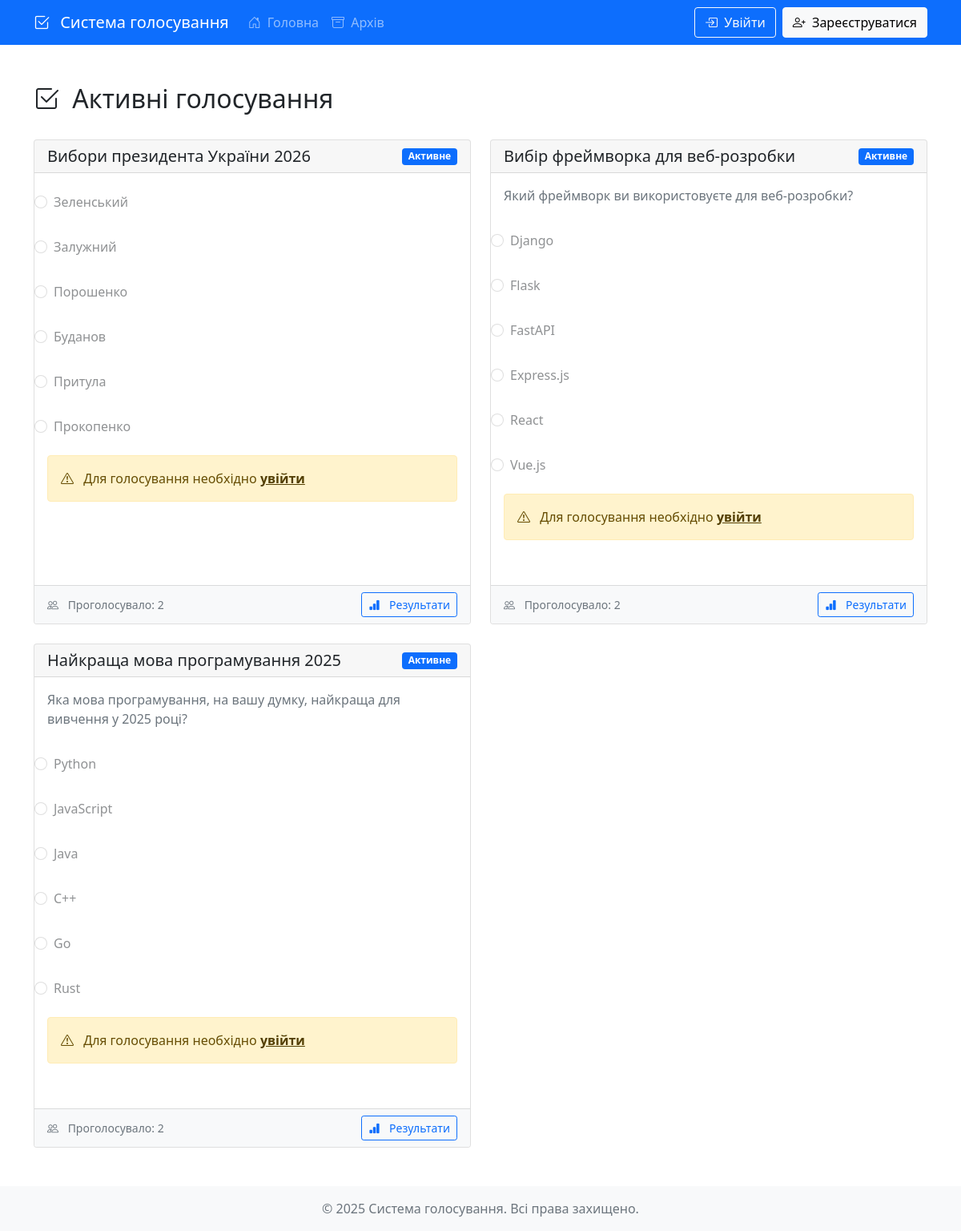
The page / on the database its author committed.
### src/database/models.py (models this page shows)
class Poll(Base):
    __tablename__ = "polls"
    id = Column(Integer, primary_key=True, index=True)
    title = Column(String, index=True)
    description = Column(String, nullable=True)
    created_at = Column(DateTime, default=datetime.utcnow)
    ends_at = Column(DateTime, nullable=True)
    is_active = Column(Boolean, default=True)
    created_by = Column(Integer, ForeignKey("users.id"))
    creator = relationship("User", back_populates="polls_created")
    options = relationship("PollOption", back_populates="poll", cascade="all, delete-orphan")
    votes = relationship("Vote", back_populates="poll")

class PollOption(Base):
    __tablename__ = "poll_options"
    id = Column(Integer, primary_key=True, index=True)
    poll_id = Column(Integer, ForeignKey("polls.id"))
    text = Column(String)
    votes_count = Column(Integer, default=0)
    poll = relationship("Poll", back_populates="options")
    votes = relationship("Vote", back_populates="option")

### src/main.py (the view)
@app.get("/")
async def home(request: Request, db: Session = Depends(get_db)):
    try:
        current_user = await get_current_user(request)
        polls = (
            db.query(Poll)
            .filter(Poll.is_active == True)
            .order_by(Poll.created_at.desc())
            .all()
        )
        for poll in polls:
            poll.options = db.query(PollOption).filter(PollOption.poll_id == poll.id).all()
            poll.total_votes = db.query(Vote).filter(Vote.poll_id == poll.id).count()
            if current_user:
                poll.user_voted = db.query(Vote).filter(
                    Vote.poll_id == poll.id,
                    Vote.user_id == current_user.id
                ).first() is not None
            else:
                poll.user_voted = False
            for option in poll.options:
                option.votes_percent = (
                    (option.votes_count / poll.total_votes * 100)
                    if poll.total_votes > 0
                    else 0
                )
        return templates.TemplateResponse(
            "index.html",
            {
                "request": request,
                "polls": polls,
                "current_user": current_user
            }
        )
    except Exception as e:
        logger.error(f"Error in home route: {str(e)}")
        raise HTTPException(status_code=500, detail=str(e))

### src/templates/index.html (shortened to what this page needs)
{% extends "base.html" %}
{% block content %}
<div class="container mt-4">
    <div class="d-flex justify-content-between align-items-center mb-4">
        <h2>
            <i class="bi bi-check2-square me-2"></i>
            Активні голосування
        </h2>
    </div>
    <div class="row">
        {% if polls %}
            {% for poll in polls %}
            <div class="col-md-6 mb-4">
                <div class="card h-100">
                    <div class="card-header d-flex justify-content-between align-items-center">
                        <h5 class="card-title mb-0">{{ poll.title }}</h5>
                        <span class="badge bg-primary">Активне</span>
                    </div>
                    <div class="card-body">
                        {% if poll.description %}
                        <p class="card-text text-muted mb-4">{{ poll.description }}</p>
                        {% endif %}
                        <form class="poll-form" data-poll-id="{{ poll.id }}">
                            {% if poll.options %}
                                {% for option in poll.options %}
                                <div class="poll-option mb-3">
                                    <div class="form-check">
                                        <input type="radio"
                                               class="form-check-input"
                                               name="poll_option_{{ poll.id }}"
                                               id="option_{{ poll.id }}_{{ option.id }}"
                                               value="{{ option.id }}"
                                               {% if not current_user or poll.user_voted %}disabled{% endif %}>
                                        <label class="form-check-label" for="option_{{ poll.id }}_{{ option.id }}">
                                            {{ option.text }}
                                        </label>
                                    </div>
                                </div>
                                {% endfor %}
                            {% else %}
                                <div class="alert alert-warning">
                                    <i class="bi bi-exclamation-triangle me-2"></i>
                                    Немає доступних варіантів для голосування
                                </div>
                            {% endif %}
                            {% if not current_user %}
                            <div class="alert alert-warning mt-3">
                                <i class="bi bi-exclamation-triangle me-2"></i>
                                Для голосування необхідно <a href="/login" class="alert-link">увійти</a>
                            </div>
                            {% endif %}
                        </form>
                    </div>
                    <div class="card-footer bg-light">
                        <div class="d-flex justify-content-between align-items-center">
                            <small class="text-muted">
                                <i class="bi bi-people me-2"></i>
                                Проголосувало: {{ poll.total_votes }}
                            </small>
                            <div class="btn-group">
                                <a href="/poll/{{ poll.id }}/results" class="btn btn-sm btn-outline-primary">
                                    <i class="bi bi-bar-chart-fill me-2"></i>
                                    Результати
                                </a>
                            </div>
                        </div>
                    </div>
                </div>
            </div>
            {% endfor %}
        {% endif %}
    </div>
</div>
{% endblock content %}

### src/templates/base.html (shortened to what this page needs)
<!DOCTYPE html>
<html lang="uk">
<head>
    <link href="https://cdn.jsdelivr.net/npm/bootstrap@5.1.3/dist/css/bootstrap.min.css" rel="stylesheet">
    <link rel="stylesheet" href="https://cdn.jsdelivr.net/npm/bootstrap-icons@1.8.1/font/bootstrap-icons.css">
    <link rel="stylesheet" href="{{ url_for('static', path='styles.css') }}">
    <link href="{{ url_for('static', path='styles.css') }}" rel="stylesheet">
    <link rel="stylesheet" href="https://cdn.jsdelivr.net/gh/orestbida/cookieconsent@v3.0.0/dist/cookieconsent.css">
</head>
<body>
    <nav class="navbar navbar-expand-lg navbar-dark bg-primary">
        <div class="container">
            <a class="navbar-brand" href="/">
                <i class="bi bi-check2-square me-2"></i>
                Система голосування
            </a>
            <div class="collapse navbar-collapse" id="navbarNav">
                <ul class="navbar-nav me-auto">
                    <li class="nav-item">
                        <a class="nav-link" href="/">
                            <i class="bi bi-house-door me-1"></i>
                            Головна
                        </a>
                    </li>
                    <li class="nav-item">
                        <a class="nav-link" href="/archive">
                            <i class="bi bi-archive me-1"></i>
                            Архів
                        </a>
                    </li>
                </ul>
                <div class="navbar-nav">
                    {% if current_user %}
                    <div class="nav-item dropdown">
                        <a class="nav-link dropdown-toggle" href="#" id="userDropdown" role="button" data-bs-toggle="dropdown">
                            <i class="bi bi-person-circle me-1"></i>
                            {{ current_user.username }}
                        </a>
                        <ul class="dropdown-menu dropdown-menu-end">
                            <li>
                                <a class="dropdown-item" href="/profile">
                                    <i class="bi bi-person me-2"></i>
                                    Профіль
                                </a>
                            </li>
                            <li><hr class="dropdown-divider"></li>
                            <li>
                                <a class="dropdown-item text-danger" href="/logout">
                                    <i class="bi bi-box-arrow-right me-2"></i>
                                    Вийти
                                </a>
                            </li>
                        </ul>
                    </div>
                    {% else %}
                    <div class="d-flex">
                        <a href="/login" class="btn btn-outline-light me-2">
                            <i class="bi bi-box-arrow-in-right me-1"></i>
                            Увійти
                        </a>
                        <a href="/register" class="btn btn-light">
                            <i class="bi bi-person-plus me-1"></i>
                            Зареєструватися
                        </a>
                    </div>
                    {% endif %}
                </div>
            </div>
        </div>
    </nav>
    <main class="py-4">
        {% block content %}{% endblock %}
    </main>
    <footer class="footer mt-auto py-3 bg-light">
        <div class="container text-center">
            <span class="text-muted">© 2025 Система голосування. Всі права захищено.</span>
        </div>
    </footer>
    <div class="toast-container position-fixed bottom-0 end-0 p-3">
    </div>
</body>
</html>

### src/static/css/styles.css (style rules this page uses)
.card { margin-bottom: 1.5rem; }
.poll-form { margin-bottom: 1rem; }
.form-check { margin-bottom: 0.5rem; padding: 0.5rem; border-radius: 0.25rem; transition: background-color 0.2s; }
.form-check-input { margin-top: 0.25rem; }
.poll-option { margin-bottom: 1rem; }

### rows shown on the page
Poll: title "Вибори президента України 2026", total_votes "2"
PollOption: text "Зеленський"
PollOption: text "Залужний"
PollOption: text "Порошенко"
PollOption: text "Буданов"
PollOption: text "Притула"
PollOption: text "Прокопенко"
Poll: title "Вибір фреймворка для веб-розробки", description "Який фреймворк ви використовуєте для веб-розробки?", total_votes "2"
PollOption: text "Django"
PollOption: text "Flask"
PollOption: text "FastAPI"
PollOption: text "Express.js"
PollOption: text "React"
PollOption: text "Vue.js"
Poll: title "Найкраща мова програмування 2025", description "Яка мова програмування, на вашу думку, найкраща для вивчення у 2025 році?", total_votes "2"
PollOption: text "Python"
PollOption: text "JavaScript"
PollOption: text "Java"
PollOption: text "C++"
PollOption: text "Go"
PollOption: text "Rust"
